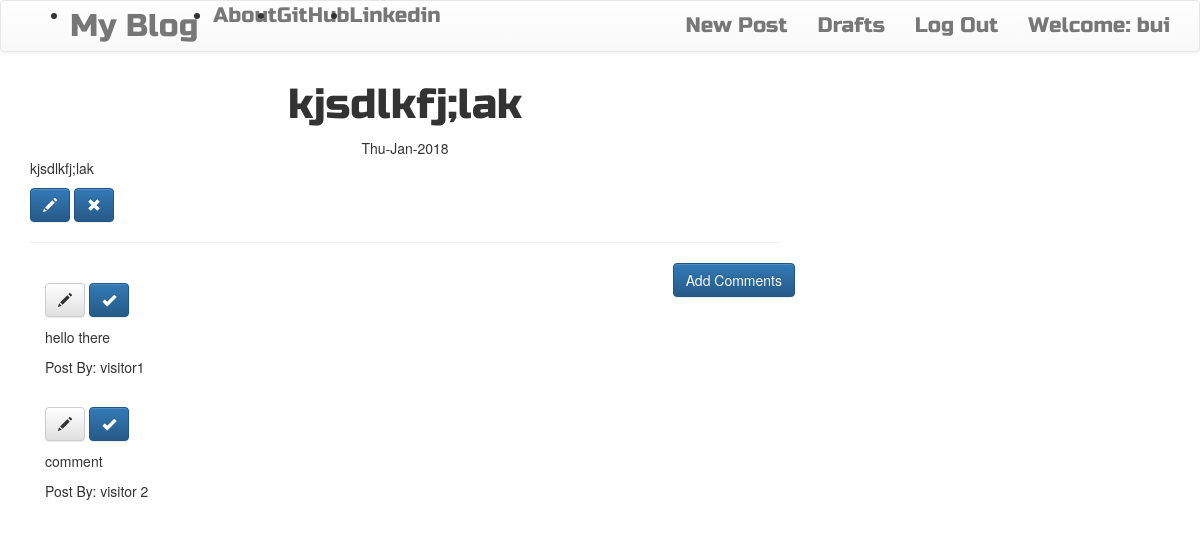
The app's page /post/1 (signed in) with its own data.
### blog/models.py (models this page shows, shortened)
class Post(models.Model):
    author = models.ForeignKey('auth.User', on_delete=models.CASCADE)
    title = models.CharField(max_length=200)
    text = models.TextField()
    create_date = models.DateTimeField(default=timezone.now())
    published_date = models.DateTimeField(blank=True, null=True)

class Comment(models.Model):
    post = models.ForeignKey('Post', related_name='comments', on_delete=models.CASCADE)
    author = models.CharField(max_length=200)
    text = models.TextField()
    create_date = models.DateTimeField(default = timezone.now())
    approved_commnent = models.BooleanField(default=False)

### blog/views.py (the view)
# urls.py: path('post/<int:pk>', views.PostDetailView.as_view(),name='post_detail'),
class PostDetailView(DetailView):
    model = Post
    context_object_name = 'post'      #name the object and call it from html page
    template_name = 'blog/post_detail.html'

### blog/templates/blog/post_detail.html (shortened to what this page needs)
{% extends 'blog/base.html' %}
{% load staticfiles %}
{% block content %}
<h1 class="posttitle leader">{{post.title}} </h1>
{% if post.published_date %}
    <div class="date postdate">
        {{ post.published_date|date:'D-M-Y' }}
    </div>
{% else %}
    <a class="btn btn-default" href="{% url 'post_publish' pk=post.pk %} ">Publish</a>
{% endif %}
<p class="postcontent">{{ post.title|safe|linebreaksbr }} </p>
{% if user.is_authenticated %}
    <a class="btn btn-primary" href="{% url 'post_edit' pk=post.pk %} ">
        <span class="glyphicon glyphicon-pencil" ></span>
    </a>
    <a class="btn btn-primary" href="{% url 'post_remove' pk=post.pk %} ">
        <span class="glyphicon glyphicon-remove" ></span>
    </a>
{% endif %}
<hr>
<a class="btn btn-primary btn-comment" href="{% url 'add_comment_to_post' pk=post.pk %} ">Add Comments</a>
<div class="container">
    {% for comment in post.comments.all %}
    <br/>
        {% if user.is_authenticated or comment.approved_comment %}
            {% if not comment.approved_comment %}
            <a class="btn btn-default" href="{% url 'comment_remove' pk=comment.pk %} ">
                <span class="glyphicon glyphicon-pencil" ></span>
            </a>
            <a class="btn btn-primary" href="{% url 'comment_approve' pk=comment.pk %} ">
                <span class="glyphicon glyphicon-ok" ></span>
            </a>
            {%endif%}
            <p>{{comment.text|safe|linebreaks}} </p>
            <p>Post By: {{comment.author}} </p>
        {% endif %}
        {% empty %}
        <p>No Comment</p>
    {% endfor %}
</div>
{% endblock %}

### blog/templates/blog/base.html (shortened to what this page needs)
<!DOCTYPE html>
{% load staticfiles %}
<html lang="en">
<head>
    <link rel="stylesheet" href="https://maxcdn.bootstrapcdn.com/bootstrap/3.3.7/css/bootstrap.min.css">
    <link rel="stylesheet" href="https://maxcdn.bootstrapcdn.com/bootstrap/3.3.7/css/bootstrap-theme.min.css">
    <link rel="stylesheet" href="//cdn.jsdelivr.net/medium-editor/latest/css/medium-editor.min.css" type="text/css" media="screen" charset="utf-8">
    <link rel="stylesheet" href="{% static 'css/blog.css' %}">
</head>
<body class="leader">
    <nav class="navbar navbar-default techfont custom-navbar">
        <div class="container">
            <ul class="nab navbar-nav">
                <li><a class="navbar-brand bigbrand" href="{% url 'post_list' %}">My Blog</a></li>
                <li><a href="{% url 'about' %}">About</a></li>
                <li><a href="https://www.github.com">GitHub</a></li>
                <li><a href="https://www.linkedin.com">Linkedin</a></li>
            </ul>
            <ul class="nav navbar-nav navbar-right">
                {% if user.is_authenticated %}
                <li>
                    <a href="{% url 'post_new' %}">New Post</a>
                </li>
                <li>
                    <a href="{% url 'post_draft_list' %}">Drafts</a>
                </li>
                <li>
                    <a href="{% url 'logout' %}">Log Out</a>
                </li>
                <li>
                    <a href="">Welcome: {{ user.username }}</a>
                </li>
                {% else %}
                <li><a class="nav navbar-right" href="{% url 'login' %}"><span class="glyphicon glyphicon-user"></span></a></li>
                {% endif %}
            </ul>
        </div>
    </nav>
    <div class="content container">
        <div class="row">
            <div class="col-md-8">
                <div class="blog_posts">
                    {% block content %}
                    {% endblock %}
                </div>
            </div>
        </div>
    </div>
</body>
</html>

### blog/static/css/blog.css (style rules this page uses)
.techfont { font-family: 'Russo One', sans-serif; font-size: 1.5em; margin-bottom: 10px; }
.bigbrand { font-size: 1.5em; }
.postdate { text-align: center; }
.posttitle { font-family: 'Russo One',sans-serif; font-size: 3em; text-align: center; }
.btn-comment { position: absolute; right: 0px; }

### records on screen
Post: title "kjsdlkfj;lak", published_date "Thu-Jan-2018"
Comment: text "hello there", author "visitor1"
Comment: text "comment", author "visitor 2"

### other values on screen
{{ user.username }} "bui"
